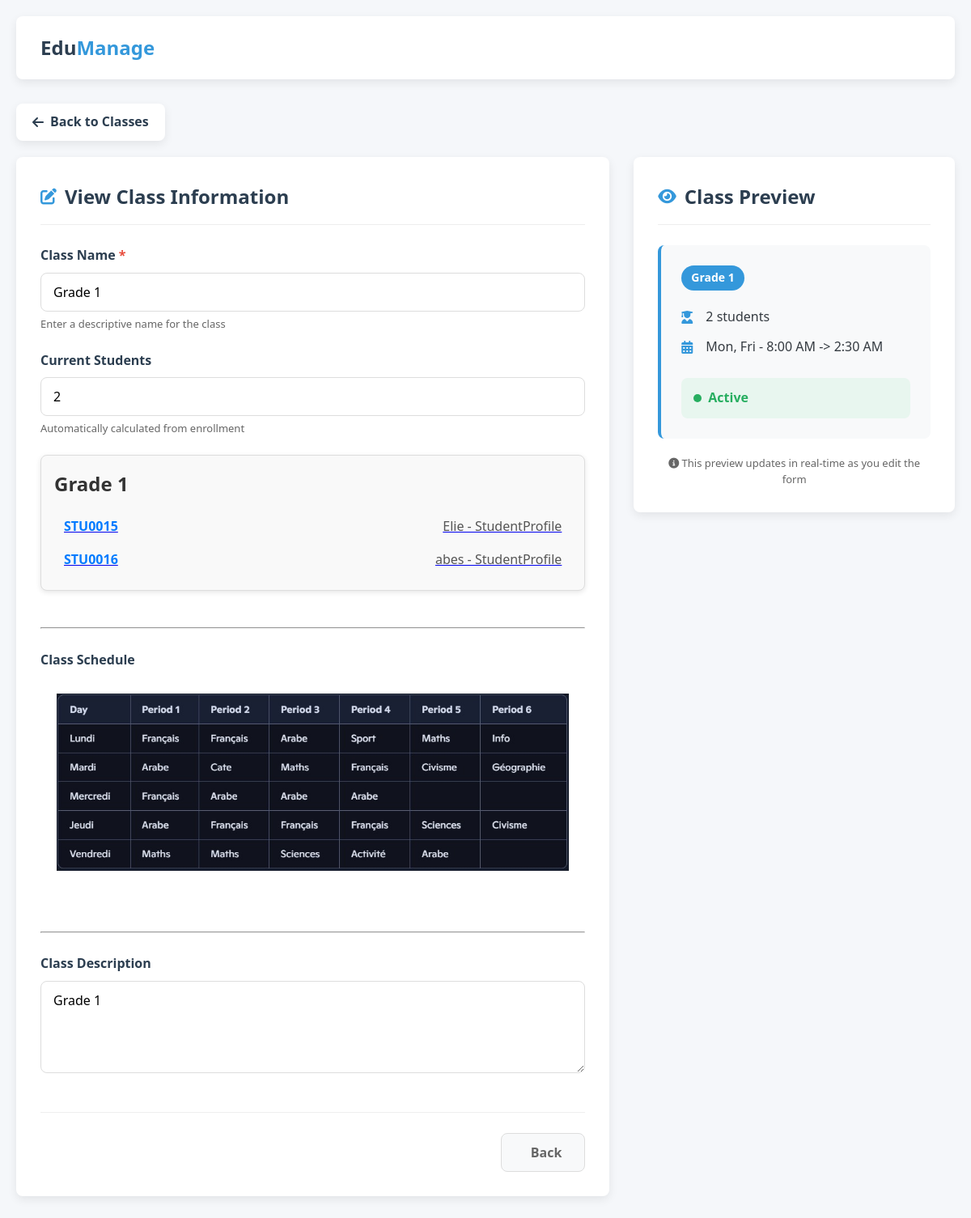
Before: /classes/class_readonly/1 with the older database file.
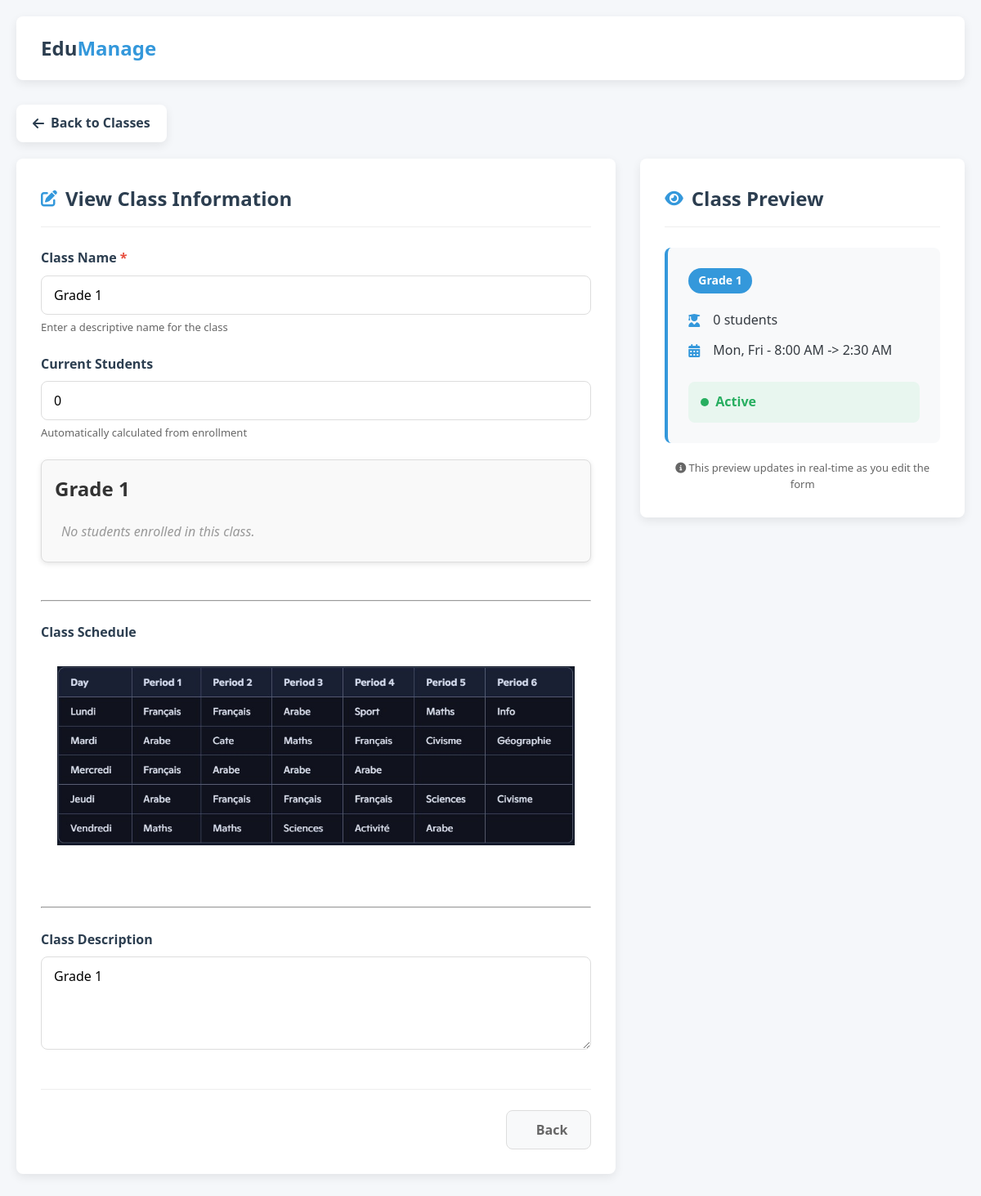
After: the same page with the newer database file.
### classes/models.py (models this page shows, shortened)
class Class(models.Model):
    name = models.CharField(max_length=100)
    description = models.TextField(blank=True, null=True)
    schedule_image = models.ImageField(upload_to='class_schedules/', blank=True, null=True)
    created_at = models.DateTimeField(auto_now_add=True)
    updated_at = models.DateTimeField(auto_now=True)
    class Meta:
        verbose_name = 'Class'
        verbose_name_plural = 'Classes'

### users/models.py (models this page shows, shortened)
class BaseProfile(models.Model):
    user = models.OneToOneField(User, on_delete=models.CASCADE, related_name='%(class)s_profile')
    bio = models.TextField(blank=True, verbose_name="Biography")
    avatar = models.ImageField(upload_to='avatars/', blank=True, null=True, verbose_name="Profile Picture")
    date_of_birth = models.DateField(blank=True, null=True, verbose_name="Date of Birth")
    gender = models.CharField(max_length=10, choices=[
        ('male', 'Male'),
        ('female', 'Female'),
        ('other', 'Other')
    ], blank=True)
    phone_number = models.CharField(max_length=20, blank=True, verbose_name="Phone Number")
    address = models.TextField(blank=True, verbose_name="Home Address")
    city = models.CharField(max_length=100, blank=True)
    country = models.CharField(max_length=100, blank=True, default="Lebanon")
    is_active = models.BooleanField(default=True, verbose_name="Active Status")
    created_at = models.DateTimeField(auto_now_add=True, verbose_name="Created At")
    updated_at = models.DateTimeField(auto_now=True, verbose_name="Last Updated")
    class Meta:
        abstract = True
    def __str__(self):
        return f"{self.user.get_full_name() or self.user.username} - {self.__class__.__name__}"

class StudentProfile(BaseProfile):
    student_id = models.CharField(max_length=20, verbose_name="Student ID",null=True,blank=True)
    class_level = models.ForeignKey(Class, on_delete=models.SET_NULL, null=True, blank=True, verbose_name="Class Level",related_name="students")
    enrollment_date = models.DateField(default=timezone.now, verbose_name="Enrollment Date")
    expected_graduation_year = models.PositiveIntegerField(blank=True, null=True, verbose_name="Expected Graduation Year")
    parent_name = models.CharField(max_length=100, verbose_name="Parent/Guardian Name",null=True, blank=True)
    parent_email = models.EmailField(verbose_name="Parent/Guardian Email",null=True, blank=True)
    parent_phone = models.CharField(max_length=20, verbose_name="Parent/Guardian Phone",null=True, blank=True)
    parent_occupation = models.CharField(max_length=100, verbose_name="Parent Occupation",null=True, blank=True)
    absence_value = models.PositiveIntegerField(default=0, verbose_name="Total Absences",null=True, blank=True)
    medical_conditions = models.TextField(blank=True, verbose_name="Medical Conditions")
    allergies = models.TextField(blank=True, verbose_name="Allergies")
    medication = models.TextField(blank=True, verbose_name="Current Medications")
    emergency_contact_name = models.CharField(max_length=100, verbose_name="Emergency Contact Name",null=True, blank=True)
    emergency_contact_phone = models.CharField(max_length=20, verbose_name="Emergency Contact Phone",null=True, blank=True)
    attendance_rate = models.DecimalField(max_digits=5, decimal_places=2, default=100.00, verbose_name="Attendance Rate %")
    carnet_1 = models.FloatField(blank=True, null=True, verbose_name="Carnet 1 Grade")
    carnet_2 = models.FloatField(blank=True, null=True, verbose_name="Carnet 2 Grade")
    carnet_3 = models.FloatField(blank=True, null=True, verbose_name="Carnet 3 Grade")
    class Meta:
        verbose_name = "Student Profile"
        verbose_name_plural = "Student Profiles"
        ordering = ['class_level', 'student_id']

### classes/views.py (the view)
# urls.py: path('class_readonly/<int:id>',views.class_readonly,name="class_readonly"),
def class_readonly(request, id):
    selected_class = get_object_or_404(Class,id=id)
    students_count= StudentProfile.objects.filter(class_level=selected_class).count()
    return render(request,'classes/class_readonly.html',{'class':selected_class,'students_count':students_count})

### templates/classes/class_readonly.html (shortened to what this page needs)
<!DOCTYPE html>
<html lang="en">
<head>
    <link rel="stylesheet" href="https://cdnjs.cloudflare.com/ajax/libs/font-awesome/6.4.0/css/all.min.css">
</head>
<body>
    <div class="container">
        <header class="header">
            <div class="logo-container">
                <div class="logo">Edu<span>Manage</span></div>
            </div>
        </header>
        <div class="nav-back">
            <a href="classes.html" class="back-btn">
                <i class="fas fa-arrow-left"></i> Back to Classes
            </a>
        </div>
        <div class="edit-container">
            <div class="form-section">
                <div class="section-title">
                    <i class="fas fa-edit"></i>
                    <h2>View Class Information</h2>
                </div>
                    <div class="form-row">
                        <div class="form-group">
                            <label for="className" class="required">Class Name </label>
                            <input name="class_name" type="text" id="className" class="form-control" value="{{class.name}}" required readonly>
                            <div class="form-help">Enter a descriptive name for the class</div>
                        </div>
                    </div>
                    <div class="form-row">
                        <div class="form-group">
                            <label for="currentStudents">Current Students</label>
                            <input type="number" id="currentStudents" class="form-control" value="{{students_count}}" min="0" max="40" readonly>
                            <div class="form-help">Automatically calculated from enrollment</div>
                        </div>
                    </div>
                     <div class="class-card">
  <h2 class="class-title">{{ class.name }}</h2>
  <ul class="student-list">
    {% for student in class.students.all %}
    <a href="{% url 'admin:users_studentprofile_change' student.id %}">
      <li class="student-item">
        <span class="student-id">{{ student.student_id }}</span>
        <span class="student-name">{{ student }}</span>
      </li>
    </a>
    {% empty %}
      <li class="no-students">No students enrolled in this class.</li>
    {% endfor %}
  </ul>
</div>
<br><hr><br>
                    <div class="form-group">
                        <label for="classSchedule">Class Schedule</label>
                        <div class="container">
                            {% if class.schedule_image %}<img src="{{class.schedule_image.url}}" alt="" style="max-width: 100%; height: auto;">{% endif %}
                        </div>
                    </div>
            <br><hr><br>
                    <div class="form-group">
                        <label for="classDescription">Class Description</label>
                        <textarea name="class_description" id="classDescription" class="form-control" readonly rows="4">{{class.description}}</textarea>
                    </div>
                <div class="action-buttons">
                   <a href="{% url 'class_list' %}">
                    <button type="button" class="btn btn-cancel" id="cancelBtn">
                         Back
                    </button>
                </a>
                </div>
            </div>
            <div class="preview-section">
                <div class="section-title">
                    <i class="fas fa-eye"></i>
                    <h2>Class Preview</h2>
                </div>
                <div class="preview-card" id="classPreview">
                    <div class="preview-grade" id="previewGrade">{{class.name}}</div>
                    <div class="preview-info">
                        <div class="preview-item">
                            <i class="fas fa-user-graduate"></i>
                            <span id="previewStudents">{{students_count}} students</span>
                        </div>
                        <div class="preview-item">
                            <i class="fas fa-calendar-alt"></i>
                            <span id="previewSchedule">Mon, Fri - 8:00 AM -> 2:30 AM</span>
                        </div>
                    </div>
                    <div class="preview-status">
                        <div class="status-indicator">
                            <div class="status-dot"></div>
                            <div class="status-text" id="previewStatus">Active</div>
                        </div>
                    </div>
                </div>
                <div class="form-help" style="margin-top: 20px; text-align: center;">
                    <i class="fas fa-info-circle"></i> This preview updates in real-time as you edit the form
                </div>
            </div>
        </div>
    </div>
</body>
</html>

### templates/classes/class_readonly.html (style rules this page uses)
:root { --primary-color: #2c3e50; --secondary-color: #3498db; --accent-color: #e74c3c; --success-color: #27ae60; --warning-color: #f39c12; --light-color: #f8f9fa; --dark-color: #343a40; --border-radius: 8px; --box-shadow: 0 4px 12px rgba(0, 0, 0, 0.08); --transition: all 0.3s ease; }
* { margin: 0; padding: 0; box-sizing: border-box; font-family: 'Segoe UI', Tahoma, Geneva, Verdana, sans-serif; }
body { background-color: #f5f7fa; color: var(--dark-color); line-height: 1.6; }
.container { max-width: 1200px; margin: 0 auto; padding: 20px; }
.header { display: flex; justify-content: space-between; align-items: center; background-color: white; padding: 20px 30px; border-radius: var(--border-radius); box-shadow: var(--box-shadow); margin-bottom: 30px; }
.logo-container { display: flex; align-items: center; }
.logo { font-size: 24px; font-weight: 700; color: var(--primary-color); }
.logo span { color: var(--secondary-color); }
.nav-back { margin-bottom: 20px; }
.back-btn { display: inline-flex; align-items: center; gap: 8px; background-color: white; color: var(--primary-color); padding: 10px 20px; border-radius: var(--border-radius); text-decoration: none; font-weight: 600; box-shadow: var(--box-shadow); transition: var(--transition); }
.edit-container { display: flex; gap: 30px; margin-bottom: 40px; }
.form-section { flex: 2; background-color: white; border-radius: var(--border-radius); box-shadow: var(--box-shadow); padding: 30px; }
.section-title { display: flex; align-items: center; gap: 10px; margin-bottom: 25px; padding-bottom: 15px; border-bottom: 1px solid #eee; }
.section-title h2 { color: var(--primary-color); font-size: 24px; }
.section-title i { color: var(--secondary-color); font-size: 20px; }
.form-group { margin-bottom: 22px; }
.form-group label { display: block; margin-bottom: 8px; font-weight: 600; color: var(--primary-color); }
.form-group .required::after { content: " *"; color: var(--accent-color); }
.form-control { width: 100%; padding: 12px 15px; border: 1px solid #ddd; border-radius: var(--border-radius); font-size: 16px; transition: var(--transition); }
.form-row { display: flex; gap: 20px; margin-bottom: 22px; }
.form-row .form-group { flex: 1; margin-bottom: 0; }
.form-help { font-size: 13px; color: #666; margin-top: 5px; }
.preview-section { flex: 1; background-color: white; border-radius: var(--border-radius); box-shadow: var(--box-shadow); padding: 30px; align-self: flex-start; }
.preview-card { background-color: #f8f9fa; border-radius: var(--border-radius); padding: 25px; border-left: 4px solid var(--secondary-color); }
.preview-grade { display: inline-block; background-color: var(--secondary-color); color: white; padding: 4px 12px; border-radius: 20px; font-size: 14px; font-weight: 600; margin-bottom: 20px; }
.preview-info { display: flex; flex-direction: column; gap: 12px; margin-bottom: 25px; }
.preview-item { display: flex; align-items: center; gap: 10px; }
.preview-item i { color: var(--secondary-color); width: 20px; }
.preview-status { display: flex; align-items: center; justify-content: space-between; padding: 12px 15px; background-color: #e8f6ef; border-radius: var(--border-radius); margin-top: 20px; }
.status-indicator { display: flex; align-items: center; gap: 8px; }
.status-dot { width: 10px; height: 10px; border-radius: 50%; background-color: var(--success-color); }
.status-text { font-weight: 600; color: var(--success-color); }
.action-buttons { display: flex; justify-content: flex-end; gap: 15px; margin-top: 40px; padding-top: 25px; border-top: 1px solid #eee; }
.btn { padding: 12px 28px; border-radius: var(--border-radius); font-weight: 600; font-size: 16px; cursor: pointer; transition: var(--transition); border: none; display: inline-flex; align-items: center; gap: 8px; }
.btn-cancel { background-color: #f8f9fa; color: #666; border: 1px solid #ddd; }
.class-card { background: #f9f9f9; border: 1px solid #ddd; border-radius: 8px; padding: 16px; margin: 20px 0; box-shadow: 0 2px 6px rgba(0,0,0,0.1); }
.class-title { font-size: 1.5em; margin-bottom: 12px; color: #333; }
.student-list { list-style: none; padding: 0; margin: 0; }
.no-students { padding: 8px; color: #999; font-style: italic; }

Changed rows visible on the page:
removed StudentProfile: student_id "STU0015", user.username "Elie - StudentProfile"
removed StudentProfile: student_id "STU0016", user.username "abes - StudentProfile"
Other visible differences:
form field students_count: "2" → "0"
{{ students_count }}: "2" → "0"
text now shown: "No students enrolled in this class."
